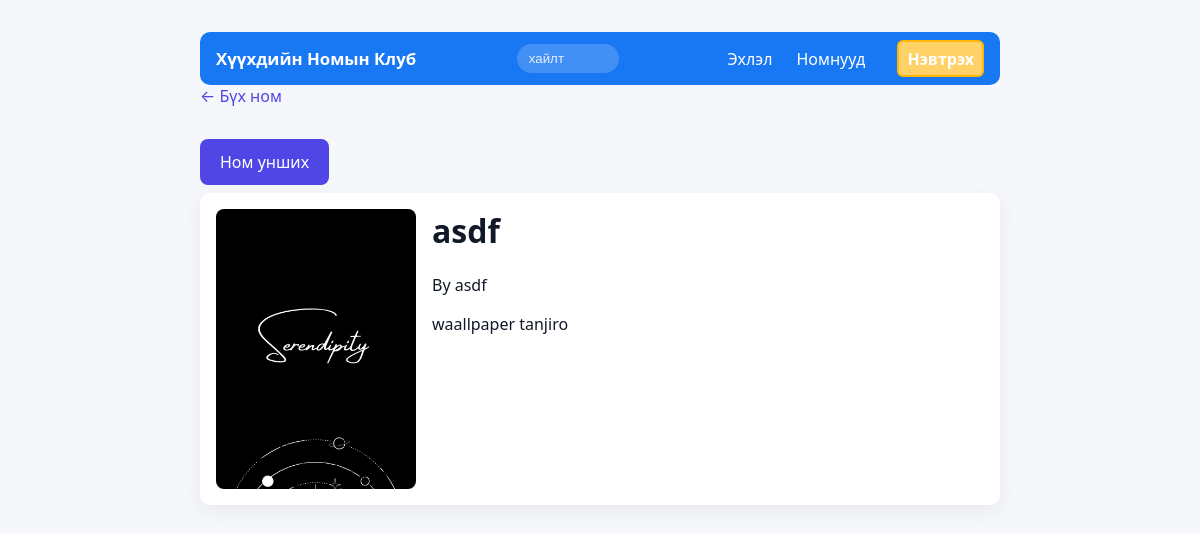
Page /books/13 on the committed database.
### tables this page shows
CREATE TABLE books (
        id INTEGER PRIMARY KEY AUTOINCREMENT,
        title TEXT NOT NULL,
        author TEXT,
        description TEXT
    , image TEXT);

### app.py (the view)
@app.route('/books/<int:book_id>')
def book_detail(book_id):
    conn = get_db_connection()
    row = conn.execute('SELECT id, title, author, description, image FROM books WHERE id = ?', (book_id,)).fetchone()
    conn.close()
    if row is None:
        flash('Book not found.')
        return redirect(url_for('books'))
    book = dict(row)
    return render_template('book_detail.html', book=book)

### app.py (called while the page is built)
def get_db_connection():
    db_path = os.path.join(app.instance_path, 'database.db')
    conn = sqlite3.connect(db_path)
    conn.row_factory = sqlite3.Row
    return conn

### templates/book_detail.html (shortened to what this page needs)
<!doctype html>
<html lang="en">
  <head>
    <link rel="stylesheet" href="/static/style.css">
  </head>
  <body>
    <div class="container">
      <nav class="nav">
        <div class="nav-left">
          <a href="/" class="logo">Хүүхдийн&nbsp;Номын&nbsp;Клуб</a>
        </div>
        <div class="nav-center">
          <input id="nav-search" class="nav-search" placeholder="хайлт" autocomplete="off" />
        </div>
        <div class="nav-right">
          {% if session.get('username') %}
            <span class="profile-pill">{{ session.username }}</span>
            <a href="/books" class="active">Номнууд</a>
            <a href="/profile">Профайл</a>
            <a href="/logout">Гарах</a>
          {% else %}
            <a href="/">Эхлэл</a>
            <a href="/books" class="active">Номнууд</a>
            <a href="/login" class="login-button">Нэвтрэх</a>
          {% endif %}
        </div>
      </nav>
      <main>
        <a href="/books" class="back">← Бүх ном</a>
        <div style="margin:.5rem 0">
          <a href="{{ url_for('book_read', book_id=book.id) }}" class="cta-button">Ном унших</a>
        </div>
        <div class="book-detail" style="background:var(--card);padding:1rem;border-radius:10px;box-shadow:0 6px 20px rgba(2,6,23,0.06);display:flex;gap:1rem;align-items:flex-start">
          {% if book.image %}
            <img src="{{ url_for('static', filename='uploads/' ~ book.image) }}" alt="{{ book.title }} cover" style="width:200px;height:280px;object-fit:cover;border-radius:8px;flex:0 0 200px" />
          {% endif %}
          <div>
            <h1 style="margin-top:0">{{ book.title }}</h1>
            <p class="author">By {{ book.author }}</p>
            <div class="desc" style="margin-top:.5rem;line-height:1.5">{{ book.description }}</div>
          </div>
        </div>
      </main>
    </div>
  </body>
  </html>

### static/style.css (style rules this page uses)
:root { --bg:#f5f7fb; --card:#ffffff; --accent:#4f46e5; --muted:#6b7280; }
* { box-sizing:border-box }
body { font-family:system-ui,-apple-system,Segoe UI,Roboto,'Helvetica Neue',Arial; background:var(--bg); margin:0; padding:2rem; color:#111827; }
.container { max-width:800px; margin:0 auto; }
h1 { margin-top:0 }
.cta-button { display:inline-block;margin-top:1rem;background:var(--accent);color:#fff;padding:.75rem 1.25rem;border-radius:8px;text-decoration:none }
.nav { display:flex;justify-content:space-between;align-items:center;padding:.5rem 1rem;border-radius:10px;background:#1877f2;color:white;flex-wrap:nowrap;gap:.5rem;overflow:hidden }
.logo { font-weight:700;color:#fff;text-decoration:none;font-size:1.05rem;white-space:nowrap }
.nav-center { flex:1 1 auto;display:flex;justify-content:center;padding:0 1rem;position:relative;min-width:0 }
.nav-search { flex:0 1 320px;width:320px;max-width:40%;padding:.45rem .75rem;border-radius:20px;border:none;background:rgba(255,255,255,0.18);color:#fff;min-width:0 }
.nav-search::placeholder { color:rgba(255,255,255,0.85) }
.nav-right { display:flex;align-items:center;gap:.5rem }
.nav-right a { color:#fff;text-decoration:none;padding:.35rem .5rem;border-radius:6px }
.login-button { background:#ffd166;color:#1f2937;padding:.4rem .65rem;border-radius:999px;border:2px solid #ffb703;text-decoration:none;font-weight:600;margin-left:1rem }
.back { display:inline-block;margin-bottom:.5rem;color:var(--accent);text-decoration:none }

### rows in the picture
books: image (picture), title "asdf", author "asdf", description "waallpaper tanjiro"
